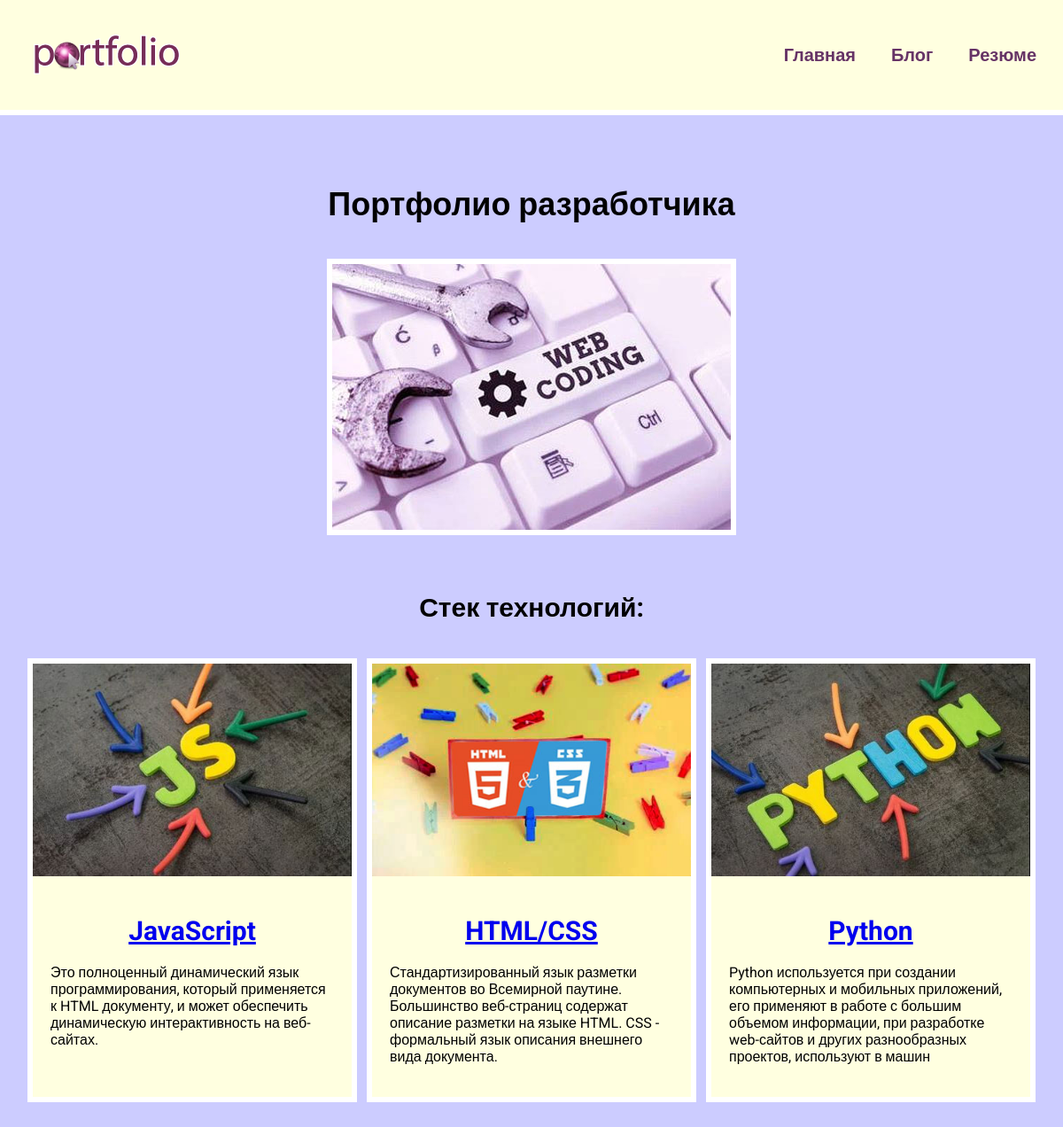
The page / on the database its author committed.
### skills/models.py (models this page shows, shortened)
class Skills(models.Model):
    title = models.CharField(max_length=100)
    description = models.CharField(max_length=200)
    image = models.ImageField(upload_to='skills/images/')
    url = models.URLField(blank=True)

### skills/views.py (the view)
# urls.py: path('', views.index, name="index"),
def index(request):
    projects = Skills.objects.all()
    return render(request, 'skills/index.html', {'projects': projects})

### skills/templates/skills/index.html
{% extends 'skills/base.html' %}
{% load static %}
{% block content %}
<h1>Портфолио разработчика</h1>
<div class="img">
    <img src="{% static 'skills/wc.jpg' %}" alt="">
</div>
<h2>Стек технологий:</h2>
<div class="block">
    {% for project in projects %}
    <div class="element">
        <div><img src="{{ project.image.url }}" alt=""></div>
        <div class="text">
            <h2><a href="{{ project.url }}" target="_blank">{{ project.title }}</a></h2>
            <p>{{ project.description }}</p>
        </div>
    </div>
    {% endfor %}
</div>
{% endblock %}

### skills/templates/skills/base.html (shortened to what this page needs)
<!DOCTYPE html>
{% load static %}
<html lang="en">
<head>
    <link rel="stylesheet" href="{% static 'css/style.css' %}">
</head>
<body>
    <div class="menu">
        <div class="wrap">
            <div class="logo">
                <a href="{% url 'index' %}">
                    <img src="{% static 'skills/logo.png' %}" alt="">
                </a>
            </div>
            <ul>
                <li><a href="{% url 'index' %}">Главная</a></li>
                <li><a href="{% url 'blogs' %}">Блог</a></li>
                <li><a href="{% static 'skills/resume.pdf' %}" target="_blank">Резюме</a></li>
            </ul>
        </div>
    </div>
    <div class="content">
        <div class="wrap">
            {% block content %}
            {% endblock %}
        </div>
    </div>
</body>
</html>

### skills/static/css/style.css (style rules this page uses)
body { background: #CCCCFF; padding: 0; margin: 0; font-family: 'Roboto', sans-serif; }
.wrap { max-width: 1200px; margin: 0 auto; padding: 20px; box-sizing: border-box; }
.block { display: flex; flex-wrap: wrap; justify-content: space-evenly; margin-bottom: 60px; }
.element, .count { background: lightyellow; border: 6px solid #FFF; margin: 20px 0; }
.text { width: 360px; padding: 20px; box-sizing: border-box; }
.block img { max-width: 360px; }
.content h1 { text-align: center; margin: 60px 0 40px; font-size: 36px; }
.img + h2, .text h2 { text-align: center; margin: 20px 0; font-size: 30px; }
.img { text-align: center; margin-bottom: 60px; }
.img img { border: 6px solid #FFF; }
.menu { background: lightyellow; padding: 10px; border-bottom: 6px solid #FFF; }
.menu .wrap { display: flex; flex-wrap: wrap; justify-content: space-between; align-items: center; }
.menu a { color: #663366; font-weight: bold; text-decoration: none; }
.menu ul { display: flex; list-style: none; font-size: 20px; }
.menu li { margin-left: 40px; }

### rows shown on the page
Skills: image (picture), title "JavaScript", description "Это полноценный динамический язык программирования, который применяется к HTML документу, и может обеспечить динамическую интерактивность на веб-сайтах."
Skills: image (picture), title "HTML/CSS", description "Стандартизированный язык разметки документов во Всемирной паутине. Большинство веб-страниц содержат описание разметки на языке HTML. CSS - формальный язык описания внешнего вида документа."
Skills: image (picture), title "Python", description "Python используется при создании компьютерных и мобильных приложений, его применяют в работе с большим объемом информации, при разработке web-сайтов и других разнообразных проектов, используют в машин"
